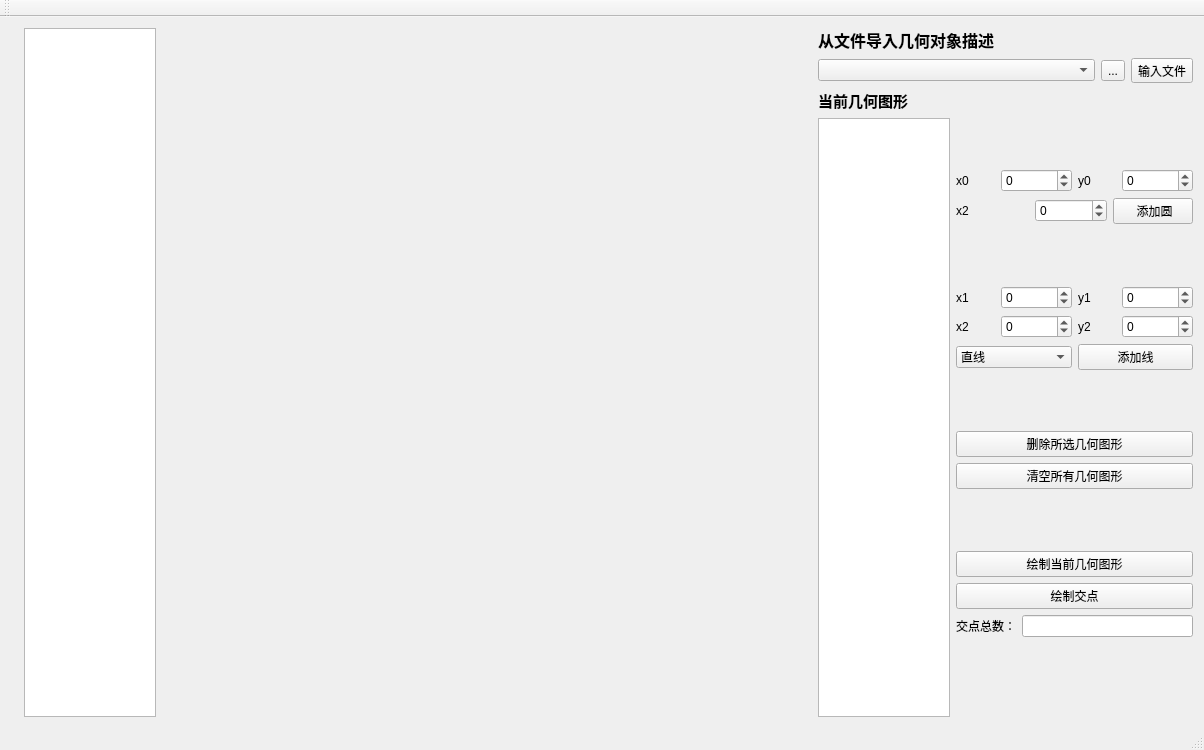
<?xml version="1.0" encoding="UTF-8"?>
<ui version="4.0">
 <class>MainWindow</class>
 <widget class="QMainWindow" name="MainWindow">
  <property name="geometry">
   <rect>
    <x>0</x>
    <y>0</y>
    <width>1204</width>
    <height>750</height>
   </rect>
  </property>
  <property name="windowTitle">
   <string>MainWindow</string>
  </property>
  <widget class="QWidget" name="centralWidget">
   <layout class="QVBoxLayout" name="verticalLayout_6">
    <item>
     <layout class="QHBoxLayout" name="horizontalLayout_8">
      <item>
       <widget class="QLabel" name="canvas">
        <property name="text">
         <string/>
        </property>
       </widget>
      </item>
      <item>
       <widget class="QTextBrowser" name="textBrowser"/>
      </item>
      <item>
       <spacer name="horizontalSpacer">
        <property name="orientation">
         <enum>Qt::Horizontal</enum>
        </property>
        <property name="sizeHint" stdset="0">
         <size>
          <width>780</width>
          <height>17</height>
         </size>
        </property>
       </spacer>
      </item>
      <item>
       <layout class="QVBoxLayout" name="verticalLayout_5">
        <item>
         <widget class="QLabel" name="label">
          <property name="font">
           <font>
            <pointsize>12</pointsize>
            <weight>75</weight>
            <bold>true</bold>
           </font>
          </property>
          <property name="autoFillBackground">
           <bool>false</bool>
          </property>
          <property name="text">
           <string>从文件导入几何对象描述</string>
          </property>
         </widget>
        </item>
        <item>
         <layout class="QGridLayout" name="gridLayout">
          <item row="0" column="0">
           <widget class="QComboBox" name="fileBox">
            <property name="minimumSize">
             <size>
              <width>9</width>
              <height>0</height>
             </size>
            </property>
            <property name="editable">
             <bool>false</bool>
            </property>
           </widget>
          </item>
          <item row="0" column="1">
           <widget class="QToolButton" name="findFileButton">
            <property name="text">
             <string>...</string>
            </property>
           </widget>
          </item>
          <item row="0" column="2">
           <widget class="QToolButton" name="infileButton">
            <property name="text">
             <string>输入文件</string>
            </property>
           </widget>
          </item>
         </layout>
        </item>
        <item>
         <layout class="QHBoxLayout" name="horizontalLayout_7">
          <item>
           <layout class="QVBoxLayout" name="verticalLayout_3">
            <item>
             <widget class="QLabel" name="label_2">
              <property name="font">
               <font>
                <pointsize>11</pointsize>
                <weight>75</weight>
                <bold>true</bold>
               </font>
              </property>
              <property name="text">
               <string>当前几何图形</string>
              </property>
             </widget>
            </item>
            <item>
             <widget class="QListWidget" name="listWidget"/>
            </item>
           </layout>
          </item>
          <item>
           <layout class="QVBoxLayout" name="verticalLayout_2">
            <item>
             <spacer name="verticalSpacer_3">
              <property name="orientation">
               <enum>Qt::Vertical</enum>
              </property>
              <property name="sizeHint" stdset="0">
               <size>
                <width>20</width>
                <height>80</height>
               </size>
              </property>
             </spacer>
            </item>
            <item>
             <layout class="QVBoxLayout" name="verticalLayout_4">
              <item>
               <layout class="QHBoxLayout" name="horizontalLayout">
                <item>
                 <widget class="QLabel" name="label_8">
                  <property name="text">
                   <string>x0</string>
                  </property>
                 </widget>
                </item>
                <item>
                 <widget class="QSpinBox" name="x0Box">
                  <property name="minimum">
                   <number>-100000</number>
                  </property>
                  <property name="maximum">
                   <number>100000</number>
                  </property>
                 </widget>
                </item>
                <item>
                 <widget class="QLabel" name="label_9">
                  <property name="text">
                   <string>y0</string>
                  </property>
                 </widget>
                </item>
                <item>
                 <widget class="QSpinBox" name="y0Box">
                  <property name="minimum">
                   <number>-100000</number>
                  </property>
                  <property name="maximum">
                   <number>100000</number>
                  </property>
                 </widget>
                </item>
               </layout>
              </item>
              <item>
               <layout class="QHBoxLayout" name="horizontalLayout_2">
                <item>
                 <widget class="QLabel" name="label_10">
                  <property name="text">
                   <string>x2</string>
                  </property>
                 </widget>
                </item>
                <item>
                 <widget class="QSpinBox" name="rBox">
                  <property name="minimum">
                   <number>-100000</number>
                  </property>
                  <property name="maximum">
                   <number>100000</number>
                  </property>
                 </widget>
                </item>
                <item>
                 <widget class="QPushButton" name="addCButton">
                  <property name="text">
                   <string>     添加圆    </string>
                  </property>
                 </widget>
                </item>
               </layout>
              </item>
             </layout>
            </item>
            <item>
             <spacer name="verticalSpacer_2">
              <property name="orientation">
               <enum>Qt::Vertical</enum>
              </property>
              <property name="sizeHint" stdset="0">
               <size>
                <width>20</width>
                <height>5</height>
               </size>
              </property>
             </spacer>
            </item>
            <item>
             <layout class="QVBoxLayout" name="verticalLayout">
              <item>
               <layout class="QHBoxLayout" name="horizontalLayout_3">
                <item>
                 <widget class="QLabel" name="label_3">
                  <property name="text">
                   <string>x1</string>
                  </property>
                 </widget>
                </item>
                <item>
                 <widget class="QSpinBox" name="x1Box">
                  <property name="minimum">
                   <number>-100000</number>
                  </property>
                  <property name="maximum">
                   <number>100000</number>
                  </property>
                 </widget>
                </item>
                <item>
                 <widget class="QLabel" name="label_4">
                  <property name="text">
                   <string>y1</string>
                  </property>
                 </widget>
                </item>
                <item>
                 <widget class="QSpinBox" name="y1Box">
                  <property name="minimum">
                   <number>-100000</number>
                  </property>
                  <property name="maximum">
                   <number>100000</number>
                  </property>
                 </widget>
                </item>
               </layout>
              </item>
              <item>
               <layout class="QHBoxLayout" name="horizontalLayout_4">
                <item>
                 <widget class="QLabel" name="label_5">
                  <property name="text">
                   <string>x2</string>
                  </property>
                 </widget>
                </item>
                <item>
                 <widget class="QSpinBox" name="x2Box">
                  <property name="minimum">
                   <number>-100000</number>
                  </property>
                  <property name="maximum">
                   <number>100000</number>
                  </property>
                 </widget>
                </item>
                <item>
                 <widget class="QLabel" name="label_6">
                  <property name="text">
                   <string>y2</string>
                  </property>
                 </widget>
                </item>
                <item>
                 <widget class="QSpinBox" name="y2Box">
                  <property name="minimum">
                   <number>-100000</number>
                  </property>
                  <property name="maximum">
                   <number>100000</number>
                  </property>
                 </widget>
                </item>
               </layout>
              </item>
              <item>
               <layout class="QHBoxLayout" name="horizontalLayout_5">
                <item>
                 <widget class="QComboBox" name="lineTypeBox">
                  <property name="maxVisibleItems">
                   <number>4</number>
                  </property>
                  <item>
                   <property name="text">
                    <string>直线</string>
                   </property>
                  </item>
                  <item>
                   <property name="text">
                    <string>射线</string>
                   </property>
                  </item>
                  <item>
                   <property name="text">
                    <string>线段</string>
                   </property>
                  </item>
                 </widget>
                </item>
                <item>
                 <widget class="QPushButton" name="addLineButton">
                  <property name="text">
                   <string>添加线</string>
                  </property>
                 </widget>
                </item>
               </layout>
              </item>
             </layout>
            </item>
            <item>
             <spacer name="verticalSpacer_4">
              <property name="orientation">
               <enum>Qt::Vertical</enum>
              </property>
              <property name="sizeHint" stdset="0">
               <size>
                <width>20</width>
                <height>10</height>
               </size>
              </property>
             </spacer>
            </item>
            <item>
             <widget class="QPushButton" name="deleteButton">
              <property name="text">
               <string>删除所选几何图形</string>
              </property>
             </widget>
            </item>
            <item>
             <widget class="QPushButton" name="clearButton">
              <property name="text">
               <string>清空所有几何图形</string>
              </property>
             </widget>
            </item>
            <item>
             <spacer name="verticalSpacer_5">
              <property name="orientation">
               <enum>Qt::Vertical</enum>
              </property>
              <property name="sizeHint" stdset="0">
               <size>
                <width>20</width>
                <height>10</height>
               </size>
              </property>
             </spacer>
            </item>
            <item>
             <widget class="QPushButton" name="drawFigureButton">
              <property name="text">
               <string>绘制当前几何图形</string>
              </property>
             </widget>
            </item>
            <item>
             <widget class="QPushButton" name="pushButton_3">
              <property name="text">
               <string>绘制交点</string>
              </property>
             </widget>
            </item>
            <item>
             <layout class="QHBoxLayout" name="horizontalLayout_6">
              <item>
               <widget class="QLabel" name="label_7">
                <property name="text">
                 <string>交点总数：</string>
                </property>
               </widget>
              </item>
              <item alignment="Qt::AlignBottom">
               <widget class="QLineEdit" name="lineEdit">
                <property name="minimumSize">
                 <size>
                  <width>171</width>
                  <height>0</height>
                 </size>
                </property>
                <property name="readOnly">
                 <bool>true</bool>
                </property>
               </widget>
              </item>
             </layout>
            </item>
            <item>
             <spacer name="verticalSpacer">
              <property name="orientation">
               <enum>Qt::Vertical</enum>
              </property>
              <property name="sizeHint" stdset="0">
               <size>
                <width>20</width>
                <height>80</height>
               </size>
              </property>
             </spacer>
            </item>
           </layout>
          </item>
         </layout>
        </item>
       </layout>
      </item>
      <item>
       <spacer name="horizontalSpacer_2">
        <property name="orientation">
         <enum>Qt::Horizontal</enum>
        </property>
        <property name="sizeHint" stdset="0">
         <size>
          <width>5</width>
          <height>20</height>
         </size>
        </property>
       </spacer>
      </item>
     </layout>
    </item>
   </layout>
  </widget>
  <widget class="QMenuBar" name="menuBar">
   <property name="geometry">
    <rect>
     <x>0</x>
     <y>0</y>
     <width>1204</width>
     <height>26</height>
    </rect>
   </property>
  </widget>
  <widget class="QToolBar" name="mainToolBar">
   <attribute name="toolBarArea">
    <enum>TopToolBarArea</enum>
   </attribute>
   <attribute name="toolBarBreak">
    <bool>false</bool>
   </attribute>
  </widget>
  <widget class="QStatusBar" name="statusBar"/>
 </widget>
 <layoutdefault spacing="6" margin="11"/>
 <resources/>
 <connections/>
</ui>
